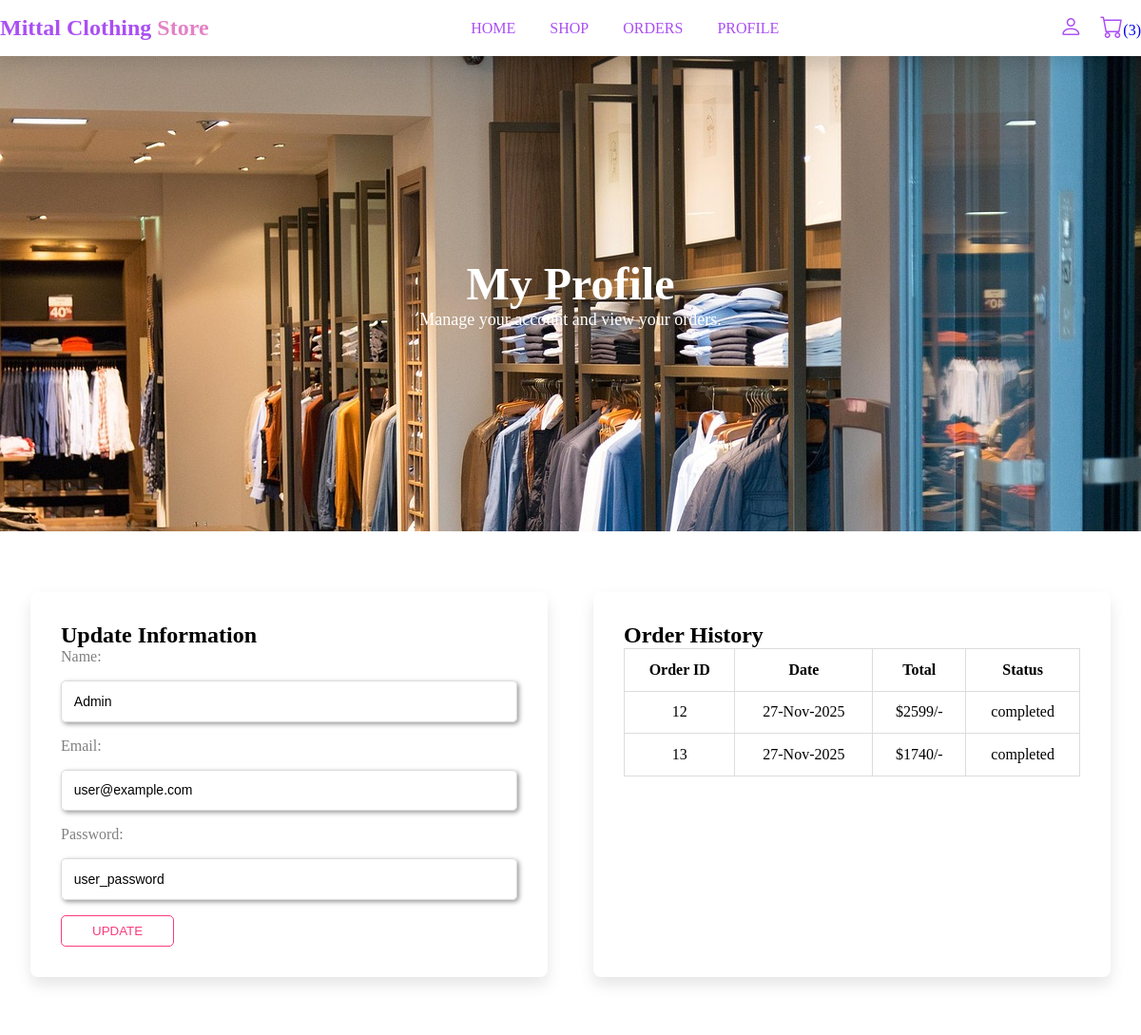
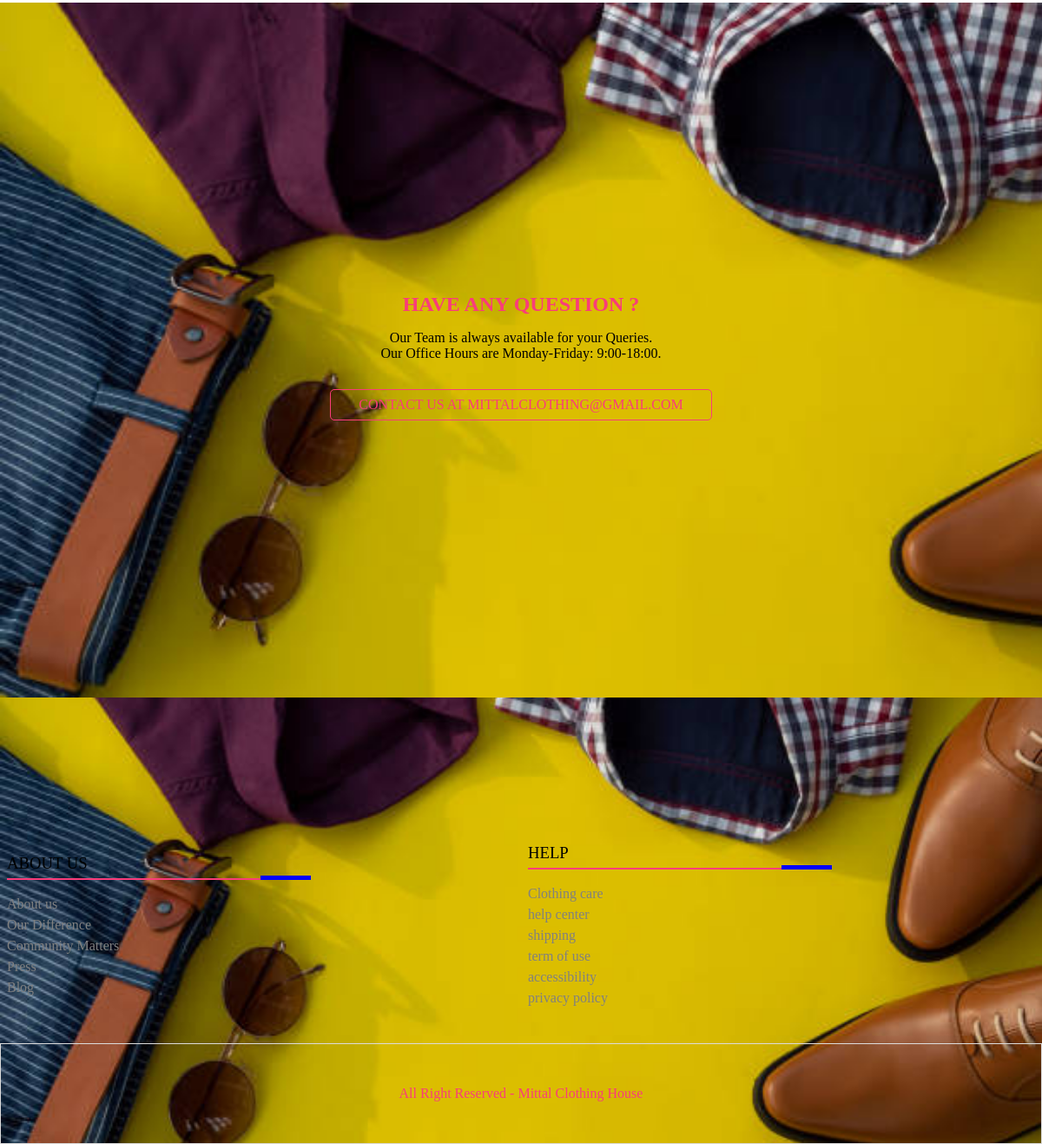
The app's page /profile.php (signed in) with its own data (2 pictures, top to bottom).
### tables this page shows
CREATE TABLE `users` (
  `id` int(100) NOT NULL,
  `name` varchar(100) NOT NULL,
  `email` varchar(100) NOT NULL,
  `password` varchar(100) NOT NULL,
  `user_type` varchar(100) NOT NULL DEFAULT 'user'
);

CREATE TABLE `orders` (
  `id` int(100) NOT NULL,
  `user_id` int(100) NOT NULL,
  `name` varchar(100) NOT NULL,
  `number` varchar(255) NOT NULL,
  `email` varchar(255) NOT NULL,
  `method` varchar(255) NOT NULL,
  `address` varchar(255) NOT NULL,
  `total_products` varchar(255) NOT NULL,
  `total_price` varchar(255) NOT NULL,
  `placed_on` varchar(255) NOT NULL,
  `payment_status` varchar(255) NOT NULL DEFAULT 'pending'
);

### profile.php (the view, shortened to what this page needs)
<?php
$user_id = $_SESSION['user_id'];
$select_user = mysqli_query($conn, "SELECT * FROM `users` WHERE id='$user_id'") or die('query failed');
$user = mysqli_fetch_assoc($select_user);
$orders = mysqli_query($conn, "SELECT * FROM `orders` WHERE user_id='$user_id' ORDER BY placed_on DESC") or die('query failed');
?>
<!DOCTYPE html>
<html lang="en">
<head>
    <link rel="stylesheet" href="main.css">
    <link rel="stylesheet" href="https://cdn.jsdelivr.net/npm/bootstrap-icons@1.10.2/font/bootstrap-icons.css">
</head>
<body>
<?php include 'header.php'; ?>
<div class="banner">
    <h1>My Profile</h1>
    <p>Manage your account and view your orders.</p>
</div>
<div class="profile">
    <div class="row">
        <div class="detail">
            <h2>Update Information</h2>
            <form method="post">
                <label>Name:</label>
                <input type="text" name="name" value="<?php echo $user['name']; ?>" class="input">
                <label>Email:</label>
                <input type="email" name="email" value="<?php echo $user['email']; ?>" class="input">
                <label>Password:</label>
                <input type="text" name="password" value="<?php echo $user['password']; ?>" class="input">
                <button type="submit" name="update_profile" class="btn2">Update</button>
            </form>
        </div>
        <div class="orders">
            <h2>Order History</h2>
            <?php if(mysqli_num_rows($orders) > 0){ ?>
                <table class="order-table">
                    <tr>
                        <th>Order ID</th>
                        <th>Date</th>
                        <th>Total</th>
                        <th>Status</th>
                    </tr>
                    <?php while($order = mysqli_fetch_assoc($orders)){ ?>
                        <tr>
                            <td><?php echo $order['id']; ?></td>
                            <td><?php echo $order['placed_on']; ?></td>
                            <td>$<?php echo $order['total_price']; ?>/-</td>
                            <td><?php echo $order['payment_status']; ?></td>
                        </tr>
                    <?php } ?>
                </table>
            <?php } else { ?>
                <p>No orders yet.</p>
            <?php } ?>
        </div>
    </div>
</div>
<?php include 'footer.php'; ?>
</body>
</html>

### header.php (shortened to what this page needs)
<!DOCTYPE html>
<html lang="en">
<head>
</head>
<body>
	<header class="header">
		<div class="flex">
			<a href="index.php" class="logo">Mittal Clothing <span>Store</span></a>
			<nav class="navbar">
				<a href="index.php">Home</a>
				<a href="shop.php">shop</a>
				<a href="order.php">orders</a>
				<a href="profile.php">Profile</a>
			</nav>
			<div class="icons">
				<i class="bi bi-person" id="user-btn"></i>
				<?php
					$select_cart = mysqli_query($conn, "SELECT * FROM `cart` WHERE user_id ='$user_id'") or die('query failed');
					$cart_num_rows = mysqli_num_rows($select_cart);
				?>
				<a href="cart.php"><i class="bi bi-cart"></i><span>(<?php echo $cart_num_rows; ?>)</span></a>
			</div>
		</div>
	</header>
</body>
</html>

### footer.php (shortened to what this page needs)
<!DOCTYPE html>
<html lang="en">
<head>
</head>
<body>
	<section class="home-contact">
		<h1>have any question ?</h1>
		<p>Our Team is always available for your Queries.<br> Our Office Hours are Monday-Friday: 9:00-18:00.</p>
		<a  class="btn2">contact us at MittalClothing@gmail.com</a>
	</section>
	<footer class="footer">
		<div class="inner-footer">
			<div class="card">
				<h3>about us</h3>
				<ul>
					<li>About us</li>
					<li>Our Difference</li>
					<li>Community Matters</li>
					<li>Press</li>
					<li>Blog</li>
				</ul>
			</div>
			<div class="card">
				<h3>help</h3>
				<ul>
					<li>Clothing care</li>
					<li>help center</li>
					<li>shipping</li>
					<li>term of use</li>
					<li>accessibility</li>
					<li>privacy policy</li>
				</ul>
			</div>
			</div>
		<div class="bottom-footer">
			<p>all right reserved - Mittal Clothing House</p>
		</div>
	</footer>
</body>
</html>

### main.css (style rules this page uses)
* { margin: 0; padding: 0; box-sizing: border-box; }
:root { --white-alfa-40: rgba(255, 255, 255, 0.40); --white-alpha-25: rgba(255, 255, 255, 0.25); --backdrop-filter-blur: blur(5px); --pink: #fa3c7a; --purple: #aa4ff3; --box-shadow: 0 .5rem 1rem rgba(0, 0, 0, 0.1); }
ul { list-style: none; }
a { text-decoration: none; }
label { text-transform: capitalize; font-size: 16px; color: gray; }
input, textarea, select { width: 100%; background: var(--white-alpha-25); padding: .7rem 1.4rem; outline: none; border: none; border-radius: 5px; margin: .5rem 0; padding-left: .5rem; box-shadow: 2px 2px 5px rgba(0, 0, 0, 0.40); font-size: 14px; }
button { background-color: transparent; outline: none; border: none; cursor: pointer; }
.btn2 { color: var(--pink); text-transform: uppercase; border-radius: 5px; border: 1px solid var(--pink); padding: .5rem 2rem; }
header { background: #fff; width: 100%; padding: 1rem 0; box-shadow: var(--box-shadow); position: sticky; z-index: 1000; }
.flex { max-width: 1200px; display: flex; justify-content: space-between; align-items: center; position: relative; margin: 0 auto; }
.logo { font-size: 1.5rem; font-weight: bold; color: #aa4ff3; }
.logo span { color: #e382c5; }
.navbar a { margin: 0 1rem; font-size: 1rem; color: #aa4ff3; text-transform: uppercase; }
.header .icons { display: flex; }
.header .icons i { margin-left: 1.2rem; font-size: 1.5rem; cursor: pointer; color: #aa4ff3; }
.home-contact { padding: 8%; display: flex; flex-direction: column; align-items: center; justify-content: center; text-align: center; background-image: url('img/0.jpg'); background-size: cover; height: 100vh; }
.home-contact h1 { text-transform: uppercase; margin: 1rem; color: var(--pink); }
.home-contact p { margin-bottom: 2rem; }
.footer { background-image: url('im/0.jpg'); background-size: cover; background-position: center; width: 100%; }
.footer .inner-footer { display: grid; grid-template-columns: repeat(auto-fit, minmax(18rem, 1fr)); align-items: center; justify-content: center; max-width: 1200px; margin: 0 auto; padding-top: 10rem; padding-bottom: 2rem; }
.footer .inner-footer .card { margin: .5rem; }
.footer .inner-footer .card h3 { font-weight: normal; text-transform: uppercase; padding-bottom: .5rem; position: relative; }
.footer .inner-footer .card h3::before { position: absolute; content: ''; width: 60%; height: 2px; background: var(--pink); bottom: 0; left: 0; }
.footer .inner-footer .card h3::after { position: absolute; content: ''; width: 10%; height: 5px; background: blue; bottom: 0; right: 40%; }
.footer .inner-footer .card li { cursor: pointer; line-height: 1.5; color: gray; }
.footer .inner-footer .card li:nth-child(1), .footer .inner-footer .card p { margin-top: 1rem }
.bottom-footer { text-transform: capitalize; text-align: center; padding: 3rem 0; color: var(--pink); border: 1px solid gainsboro; }
.banner, .banner-2 { width: 100%; height: 500px; background-image: url('img/slider0.jpg'); display: flex; flex-direction: column; justify-content: center; align-items: center; color: #fff; }
.banner h1 { font-size: 3rem; position: relative; text-transform: capitalize; }
.banner p { font-size: 18px; }
.profile { max-width: 1200px; margin: 2rem auto; padding: 2rem; }
.profile .row { display: flex; flex-wrap: wrap; gap: 3rem; }
.profile .detail, .profile .orders { flex: 1 1 45%; background: #fff; padding: 2rem; box-shadow: var(--box-shadow); border-radius: 0.5rem; }
.profile .input { display: block; width: 100%; padding: 0.8rem; margin: 1rem 0; border: 1px solid gainsboro; }
.order-table { width: 100%; border-collapse: collapse; }
.order-table th, .order-table td { border: 1px solid gainsboro; padding: 0.8rem; text-align: center; }

### records on screen
users: name "Admin", email "user@example.com", password "user_password"
orders: id "12", placed_on "27-Nov-2025", total_price "2599", payment_status "completed"
orders: id "13", placed_on "27-Nov-2025", total_price "1740", payment_status "completed"

### other values on screen
$cart_num_rows "3"
